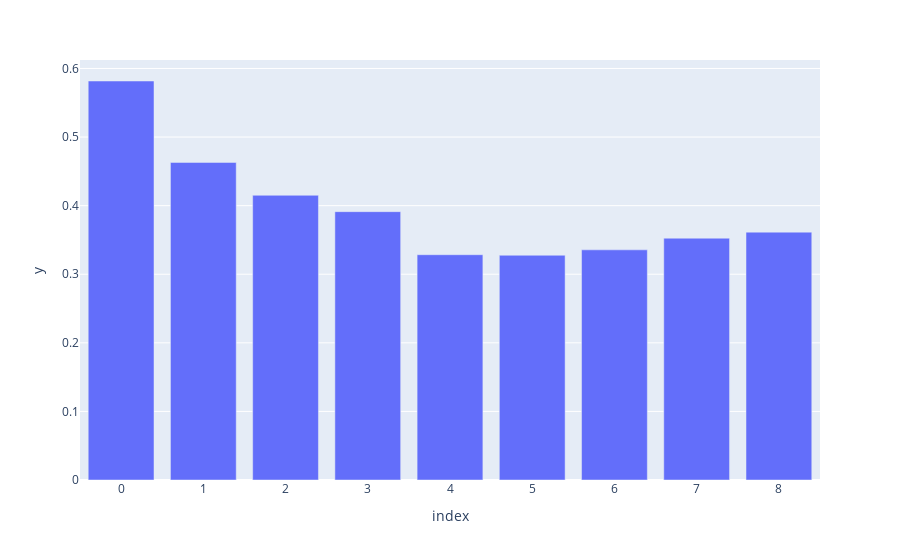

Source (notebook cell):
### Code cell
fig = px.bar(range(2, 11), y=sil)
# fig.update_layout(
#     yaxis_title="Silhouette Score",
#     xaxis_title="# Clusters",
#     title="Silhouette Score per cluster"
# )

fig.show()

### Figure 1 — Plotly figure (JSON) as saved in the notebook; plotly's stock layout.template omitted (floating-point values rounded to 4 significant figures)
{"data": [{"alignmentgroup": "True", "hovertemplate": "index=%{x}<br>y=%{y}<extra></extra>", "legendgroup": "", "marker": {"color": "#636efa", "pattern": {"shape": ""}}, "name": "", "offsetgroup": "", "orientation": "v", "showlegend": false, "textposition": "auto", "type": "bar", "x": [0, 1, 2, 3, 4, 5, 6, 7, 8], "xaxis": "x", "y": [0.5818, 0.463, 0.4151, 0.3912, 0.3285, 0.3277, 0.3356, 0.3526, 0.3614], "yaxis": "y"}], "layout": {"barmode": "relative", "legend": {"tracegroupgap": 0}, "margin": {"t": 60}, "xaxis": {"anchor": "y", "domain": [0, 1], "title": {"text": "index"}}, "yaxis": {"anchor": "x", "domain": [0, 1], "title": {"text": "y"}}}}
